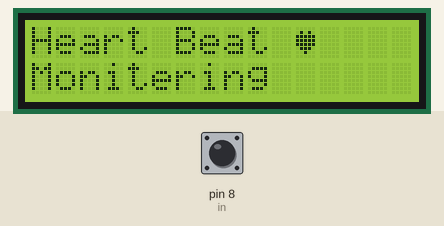
Simulated run of this sketch. Board: Arduino Uno, built with avr-gcc and run on an emulated ATmega328P. Parts: 16×2 character LCD. The test bench sets the inputs (shaded band); at power-on: pin 8 (in) LOW. What the sketch prints to the serial monitor is not drawn.

Above: at 0.1 s.
At 1.3 s:
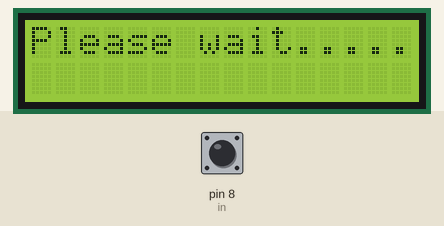
1.4 s: pin 8 (in) pulsed HIGH 5 times (0.12 s each, 0.3 s apart)
Timing chart, 0 to 4.4 s (numbered marks = the images above; inputs shaded):
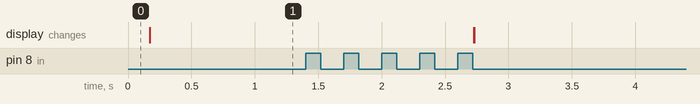

The sketch:

heart.ino
```cpp
#include<LiquidCrystal.h>
LiquidCrystal lcd(12, 11, 5, 4, 3, 2);
int in = 8;
int count=0,i=0,k=0,rate=0;
unsigned long time2,time1;
unsigned long time;
int m;
byte heart[8] =
{
  0b00000,
  0b01010,
  0b11111,
  0b11111,
  0b11111,
  0b01110,
  0b00100,
  0b00000
};
void setup()
{
  lcd.createChar(1, heart);
  lcd.begin(16,2);
  Serial.begin(9600);
  lcd.print("Heart Beat ");
  lcd.write(1);
  lcd.setCursor(0,1);
  lcd.print("Monitering");
  pinMode(in, INPUT);
  delay(100);
}
void loop()
{

    k=0;
    lcd.clear();
    lcd.print("Please wait.......");
    while(k<5)
    {
     if(digitalRead(in))
     {
      if(k==0)
      time1=millis();
      k++;
      while(digitalRead(in));
     }
    }
      time2=millis();
      rate=time2-time1;
      rate=rate/5;
      rate=60000/rate;
      lcd.clear();
      lcd.print("Heart Beat Rate:");
      lcd.setCursor(0,1);
      lcd.print(rate);
      lcd.print(" ");
      m=lcd.write(1);
      Serial.print(rate);
      Serial.println("");
      k=0;
      rate=0;
    }
```
